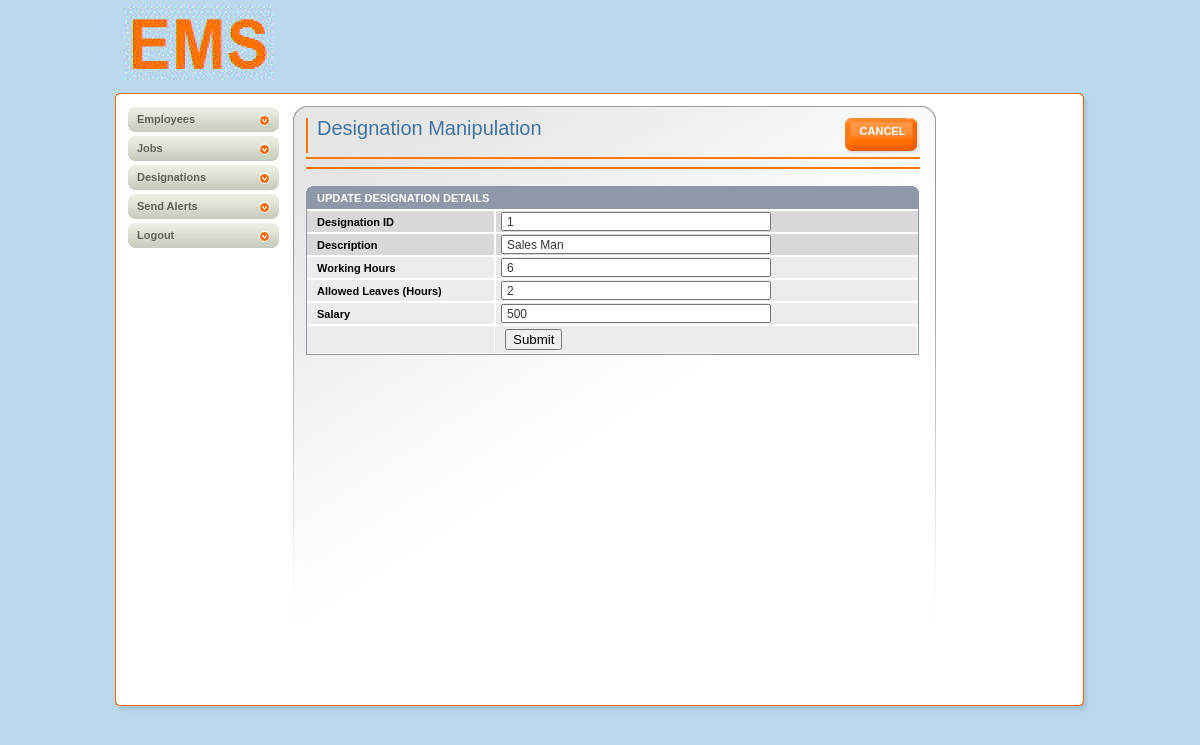
/designation_edit.php?id=1, run on the app's committed database.
### tables this page shows
CREATE TABLE `designation` (
  `id` int(11) NOT NULL,
  `description` varchar(50) NOT NULL,
  `working-hours` double NOT NULL,
  `allowed-leaves` double NOT NULL,
  `salary` double NOT NULL
);

### designation_edit.php (the view, shortened to what this page needs)
<!DOCTYPE html PUBLIC "-//W3C//DTD XHTML 1.0 Transitional//EN" "http://www.w3.org/TR/xhtml1/DTD/xhtml1-transitional.dtd">
<html>
    <head>
    </head>
    <body>
        <div id="main">
            <div id="header">
                <a href="index.html" class="logo"><img src="img/logo.gif" width="150" height="75" alt=""/></a>
            </div>
            <div id="middle">
                <div id="left-column">
                    <a href="manager_dashboard.php" class="link">Employees</a>
                    <a href="jobs.php" class="link">Jobs</a>
                    <a href="designation.php" class="link">Designations</a>
                    <a href="send_alerts.php" class="link">Send Alerts</a>
                    <a href="index.php" class="link">Logout</a>
                </div>
                <div id="center-column">
                    <div class="top-bar">
                        <a href="designation.php" class="button">Cancel</a>
                        <h1>Designation Manipulation</h1>
                    </div><br/>
                    <div class="select-bar">
                    </div>
                    <div class="table">
                        <img src="img/bg-th-left.gif" width="8" height="7" alt="" class="left"/>
                        <img src="img/bg-th-right.gif" width="7" height="7" alt="" class="right"/>
                        <?php
                        include_once 'config.php';
                        $id = filter_input(INPUT_GET, 'id');
                        $sql = "SELECT * FROM `designation` WHERE id=$id";
                        $result = $con->query($sql);
                       $row = mysqli_fetch_assoc($result);
                            echo '<form action="designation_edit_action.php" method="POST">
                            <table class="listing form" cellpadding="0" cellspacing="0">
                                <tr>
                                    <th class="full" colspan="2">Update Designation Details</th>
                                </tr>
                                <tr>
                                    <td class="first" width="172"><strong>Designation ID</strong></td>
                                    <td class="last"><input type="text" class="text" name="id" value="' . $row['id'] .'"  readonly="readonly" /></td>
                                </tr>
                                <tr>
                                    <td class="first" width="172"><strong>Description</strong></td>
                                    <td class="last"><input type="text" class="text" name="description" value="' . $row['description'] .'"/></td>
                                </tr>
                                <tr class="bg">
                                    <td class="first"><strong>Working Hours</strong></td>
                                    <td class="last"><input type="text" class="text" name="working-hours" value="' . $row['working-hours'] .'"/></td>
                                </tr>
                                <tr class="bg">
                                    <td class="first"><strong>Allowed Leaves (Hours)</strong></td>
                                    <td class="last"><input type="text" class="text" name="allowed-leaves" value="' . $row['allowed-leaves'] .'"/></td>
                                </tr>
                                <tr class="bg">
                                    <td class="first"><strong>Salary</strong></td>
                                    <td class="last"><input type="text" class="text" name="salary" value="' . $row['salary'] .'"/></td>
                                </tr>
                                <tr class="bg">
                                    <td class="first"></td>
                                    <td class="first">
                                        <input type="submit" value="Submit"/></td>
                                </tr>
                            </table>
                        </form>';
                        ?>
                        <p>&nbsp;</p>
                    </div>
                </div>
            </div>
            <div id="footer"></div>
        </div>
    </body>
</html>

### css/all.css (style rules this page uses)
body { margin: 0; padding: 0; background: #BBD9EE; color: #000; font-family: tahoma,arial,sans-serif; font-size: 11px; }
form { margin: 0;padding:0 }
img { border: none; }
a { color: #060606;text-decoration:none }
input { vertical-align: middle }
input.text,select,textarea { font-family: arial,sans-serif; color: #333; font-size: 12px; vertical-align: middle; }
input.text { padding: 1px 0 0 4px; height: 14px; font-weight: normal; }
#main { width: 992px; margin: 0 auto; }
#header { position: relative; width: 992px; height: 106px; background: url(../img/bg-header.gif) no-repeat left bottom; }
a.logo { position: absolute; top: 5px; left: 20px; }
#middle { float: left; width: 967px; background: url(../img/bg-middle.gif) repeat-y left; padding: 0 13px 0 12px; }
#left-column { float: left; padding: 1px 14px 0 12px; width: 151px; }
#center-column { float: left; width: 614px; background: url(../img/bg-center-column.jpg) no-repeat left top; min-height: 584px; padding: 12px 16px 0 13px; }
#footer { float: left; width: 100%; background: url(../img/bg-footer.gif) no-repeat; height: 15px; }
#left-column a { color: #3E3E3E; }
#left-column .link { display: block; width: 142px; height: 25px; background: url(../img/bg-left-link.gif); margin: 0 0 4px 0; font-weight: bold; padding: 0 0 0 9px; line-height: 25px; color: #60635A; }
.top-bar { float: left; width: 603px; border-left: 2px solid #f70; padding: 0 0 0 9px; margin: 0 0 4px 0; }
.top-bar h1 { font: 20px/21px verdana,sans-serif; color: #43729F; margin: 0 0 4px 0; }
.top-bar a.button { float: right; display: block; width: 75px; height: 35px; text-align: center; color: #fff; text-transform: uppercase; font-weight: bold; line-height: 27px; background: url(../img/bg-orange-button.gif) no-repeat; }
.select-bar { clear: both; border-top: 2px solid #f70; border-bottom: 2px solid #f70; padding: 5px 0 3px 0; margin: 0 0 17px 0; }
div.table { float: left; position: relative; width: 614px; margin: 0 0 37px 0; }
table.listing { border-bottom: 1px solid #9097A9; width: 613px; padding: 0; margin: 0; border: 1px solid #9097A9; }
table.listing th { border-top: 0!important; }
table.listing th.full { border-left: 0; border-right: 0!important; text-align: left; text-transform: uppercase; }
div.table img.left { position: absolute; top: 0; left: 0; }
div.table img.right { position: absolute; top: 0; right: 1px; }
table.listing td,table.listing th { border: 1px solid #fff; text-align: center; }
table.listing th { background: #9097A9; color: #fff; padding: 5px; }
table.listing td { background: #D8D8D8; color: #000; padding: 3px 5px; }
table.listing .bg td { background: #ECECEC; }
table.listing .first { border-left: 0px solid #9097A9; text-align: left; }
table.listing .last { border-right: 0px solid #9097A9; }
table.form .last { padding: 1px 0 1px 5px; text-align: left; }
table.form th,table.form td { padding-left: 10px; }
table.form input.text { width: 262px }

### data on the page
designation: id "1", description "Sales Man", working-hours "6", allowed-leaves "2", salary "500"
